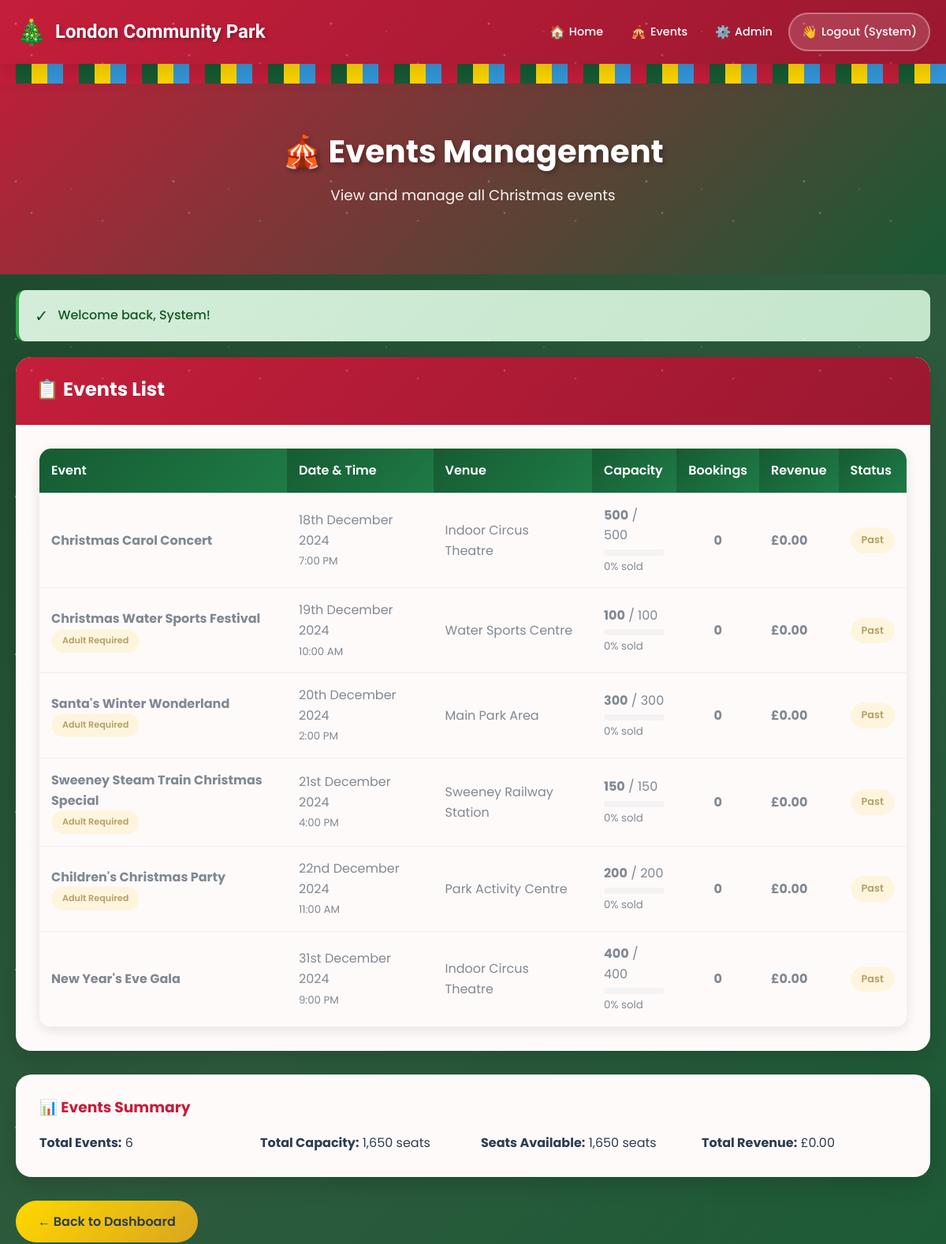
The app's page /admin/events.php (signed in, upper part), older data.
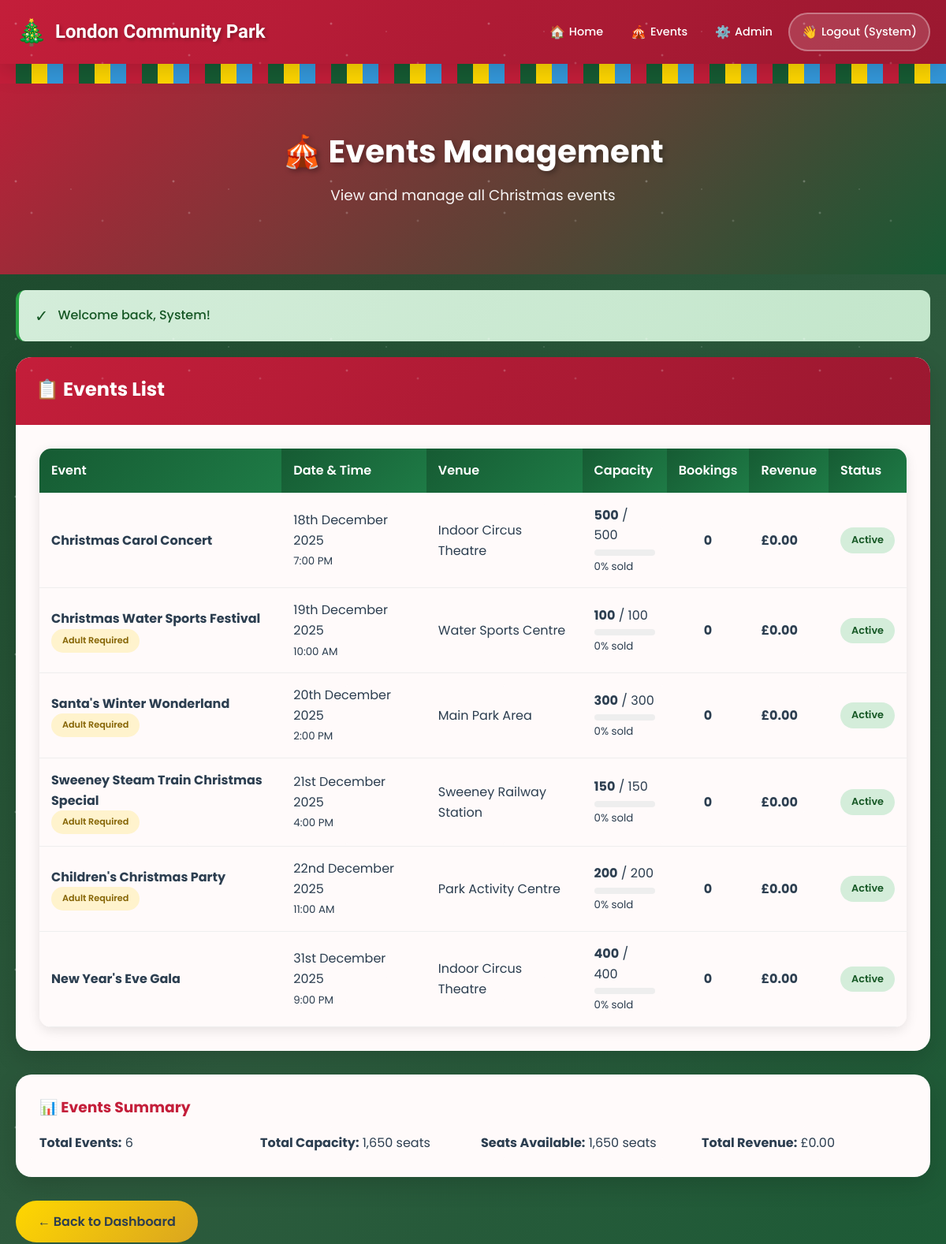
The same page, newer data.
### tables this page shows
CREATE TABLE events (
    event_id INT AUTO_INCREMENT PRIMARY KEY,
    event_name VARCHAR(100) NOT NULL,
    event_description TEXT,
    event_date DATE NOT NULL,
    event_time TIME NOT NULL,
    venue VARCHAR(100) NOT NULL,
    total_capacity INT NOT NULL,
    requires_adult TINYINT(1) DEFAULT 0,
    max_tickets_per_booking INT DEFAULT 8,
    event_image VARCHAR(255),
    is_active TINYINT(1) DEFAULT 1,
    created_at TIMESTAMP DEFAULT CURRENT_TIMESTAMP,
    updated_at TIMESTAMP DEFAULT CURRENT_TIMESTAMP ON UPDATE CURRENT_TIMESTAMP
);

### includes/functions.php (called while the page is built, shortened)
<?php
function sanitize($data) {
    $data = trim($data);
    $data = stripslashes($data);
    $data = htmlspecialchars($data);
    return $data;
}
function formatDate($date) {
    return date('jS F Y', strtotime($date));
}
function formatTime($time) {
    return date('g:i A', strtotime($time));
}
function formatCurrency($amount) {
    return '£' . number_format($amount, 2);
}
?>

### admin/events.php (the view, shortened to what the changed rows need)
<?php
require_once '../includes/header.php';
$sql = "SELECT e.*,
        (SELECT SUM(s.total_seats) FROM seats s WHERE s.event_id = e.event_id) as total_seats,
        (SELECT SUM(s.available_seats) FROM seats s WHERE s.event_id = e.event_id) as available_seats,
        (SELECT COUNT(*) FROM bookings b WHERE b.event_id = e.event_id) as total_bookings,
        (SELECT SUM(b.total_amount) FROM bookings b WHERE b.event_id = e.event_id AND b.booking_status = 'confirmed') as revenue
        FROM events e
        ORDER BY e.event_date ASC";
$events = $pdo->query($sql)->fetchAll();
?>
<section class="hero" style="padding: 40px 20px;">
    <div class="container">
        <h1>🎪 Events Management</h1>
    </div>
</section>
<div class="container">
    <div class="card">
        <div class="card-header" style="display: flex; justify-content: space-between; align-items: center;">
            <h2>📋 Events List</h2>
        </div>
        <div class="card-body">
            <div class="table-container">
                <table>
                    <thead>
                        <tr>
                            <th>Event</th>
                            <th>Date & Time</th>
                            <th>Venue</th>
                            <th>Capacity</th>
                            <th>Bookings</th>
                            <th>Revenue</th>
                            <th>Status</th>
                        </tr>
                    </thead>
                    <tbody>
                        <?php foreach ($events as $event): ?>
                            <?php
                            $soldSeats = $event['total_seats'] - $event['available_seats'];
                            $percentSold = $event['total_seats'] > 0 ? round(($soldSeats / $event['total_seats']) * 100) : 0;
                            $isPast = strtotime($event['event_date']) < strtotime('today');
                            ?>
                            <tr style="<?php echo $isPast ? 'opacity: 0.6;' : ''; ?>">
                                <td>
                                    <strong><?php echo sanitize($event['event_name']); ?></strong>
                                    <?php if ($event['requires_adult']): ?>
                                        <br><span class="badge badge-warning" style="font-size: 0.7rem;">Adult Required</span>
                                    <?php endif; ?>
                                </td>
                                <td>
                                    <?php echo formatDate($event['event_date']); ?>
                                    <br><small><?php echo formatTime($event['event_time']); ?></small>
                                </td>
                                <td><?php echo sanitize($event['venue']); ?></td>
                                <td>
                                    <strong><?php echo $event['available_seats']; ?></strong> / <?php echo $event['total_seats']; ?>
                                    <div style="background: #eee; border-radius: 10px; height: 8px; margin-top: 5px; overflow: hidden;">
                                    </div>
                                    <small><?php echo $percentSold; ?>% sold</small>
                                </td>
                                <td style="text-align: center;">
                                    <strong><?php echo $event['total_bookings'] ?? 0; ?></strong>
                                </td>
                                <td>
                                    <strong><?php echo formatCurrency($event['revenue'] ?? 0); ?></strong>
                                </td>
                                <td>
                                    <?php if ($isPast): ?>
                                        <span class="badge badge-warning">Past</span>
                                    <?php elseif ($event['is_active']): ?>
                                        <span class="badge badge-success">Active</span>
                                    <?php else: ?>
                                        <span class="badge badge-danger">Inactive</span>
                                    <?php endif; ?>
                                </td>
                            </tr>
                        <?php endforeach; ?>
                    </tbody>
                </table>
            </div>
        </div>
    </div>
</div>
<?php require_once '../includes/footer.php'; ?>

Row changes from the older to the newer data that the page shows:
changed events "Christmas Carol Concert": event_date "18th December 2024" → "18th December 2025"; event_date "Past" → "Active"
changed events "Christmas Water Sports Festival": event_date "19th December 2024" → "19th December 2025"; event_date "Past" → "Active"
changed events "Santa's Winter Wonderland": event_date "20th December 2024" → "20th December 2025"; event_date "Past" → "Active"
changed events "Sweeney Steam Train Christmas Special": event_date "21st December 2024" → "21st December 2025"; event_date "Past" → "Active"
changed events "Children's Christmas Party": event_date "22nd December 2024" → "22nd December 2025"; event_date "Past" → "Active"
changed events "New Year's Eve Gala": event_date "31st December 2024" → "31st December 2025"; event_date "Past" → "Active"
